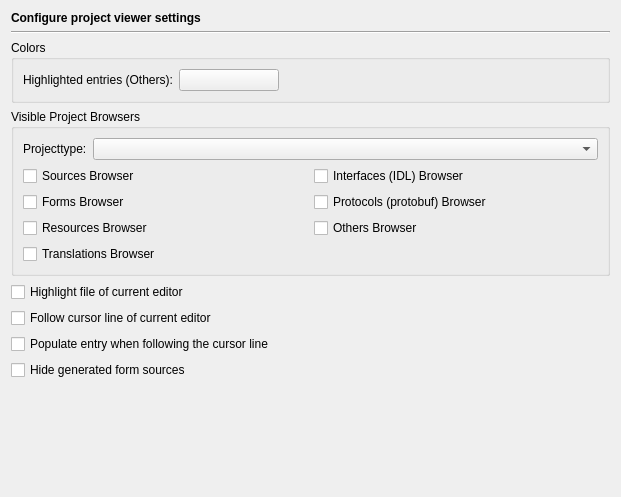
<?xml version="1.0" encoding="UTF-8"?>
<ui version="4.0">
 <class>ProjectBrowserPage</class>
 <widget class="QWidget" name="ProjectBrowserPage">
  <property name="geometry">
   <rect>
    <x>0</x>
    <y>0</y>
    <width>617</width>
    <height>497</height>
   </rect>
  </property>
  <layout class="QVBoxLayout" name="verticalLayout_2">
   <item>
    <widget class="QLabel" name="headerLabel">
     <property name="text">
      <string>&lt;b&gt;Configure project viewer settings&lt;/b&gt;</string>
     </property>
    </widget>
   </item>
   <item>
    <widget class="Line" name="line8">
     <property name="frameShape">
      <enum>QFrame::HLine</enum>
     </property>
     <property name="frameShadow">
      <enum>QFrame::Sunken</enum>
     </property>
     <property name="orientation">
      <enum>Qt::Horizontal</enum>
     </property>
    </widget>
   </item>
   <item>
    <widget class="QGroupBox" name="groupBox">
     <property name="title">
      <string>Colors</string>
     </property>
     <layout class="QHBoxLayout" name="horizontalLayout">
      <item>
       <widget class="QLabel" name="label">
        <property name="text">
         <string>Highlighted entries (Others):</string>
        </property>
       </widget>
      </item>
      <item>
       <widget class="QPushButton" name="pbHighlightedButton">
        <property name="minimumSize">
         <size>
          <width>100</width>
          <height>0</height>
         </size>
        </property>
        <property name="toolTip">
         <string>Select the color for highlighted entries in the Others viewer.</string>
        </property>
        <property name="text">
         <string/>
        </property>
       </widget>
      </item>
      <item>
       <spacer>
        <property name="orientation">
         <enum>Qt::Horizontal</enum>
        </property>
        <property name="sizeHint" stdset="0">
         <size>
          <width>40</width>
          <height>20</height>
         </size>
        </property>
       </spacer>
      </item>
     </layout>
    </widget>
   </item>
   <item>
    <widget class="QGroupBox" name="pbGroup">
     <property name="title">
      <string>Visible Project Browsers</string>
     </property>
     <layout class="QVBoxLayout" name="verticalLayout">
      <item>
       <layout class="QHBoxLayout">
        <item>
         <widget class="QLabel" name="label_6">
          <property name="text">
           <string>Projecttype:</string>
          </property>
         </widget>
        </item>
        <item>
         <widget class="QComboBox" name="projectTypeCombo">
          <property name="sizePolicy">
           <sizepolicy hsizetype="Expanding" vsizetype="Fixed">
            <horstretch>0</horstretch>
            <verstretch>0</verstretch>
           </sizepolicy>
          </property>
          <property name="toolTip">
           <string>Select the project type to be configured</string>
          </property>
         </widget>
        </item>
       </layout>
      </item>
      <item>
       <layout class="QGridLayout" name="gridLayout">
        <item row="0" column="0">
         <widget class="QCheckBox" name="sourcesBrowserCheckBox">
          <property name="toolTip">
           <string>Select to show the sources browser</string>
          </property>
          <property name="text">
           <string>Sources Browser</string>
          </property>
         </widget>
        </item>
        <item row="0" column="1">
         <widget class="QCheckBox" name="interfacesBrowserCheckBox">
          <property name="toolTip">
           <string>Select to show the interfaces (IDL) browser</string>
          </property>
          <property name="text">
           <string>Interfaces (IDL) Browser</string>
          </property>
         </widget>
        </item>
        <item row="1" column="0">
         <widget class="QCheckBox" name="formsBrowserCheckBox">
          <property name="toolTip">
           <string>Select to show the forms browser</string>
          </property>
          <property name="text">
           <string>Forms Browser</string>
          </property>
         </widget>
        </item>
        <item row="1" column="1">
         <widget class="QCheckBox" name="protocolsBrowserCheckBox">
          <property name="toolTip">
           <string>Select to show the protocols (protobuf) browser</string>
          </property>
          <property name="text">
           <string>Protocols (protobuf) Browser</string>
          </property>
         </widget>
        </item>
        <item row="2" column="0">
         <widget class="QCheckBox" name="resourcesBrowserCheckBox">
          <property name="toolTip">
           <string>Select to show the resources browser</string>
          </property>
          <property name="text">
           <string>Resources Browser</string>
          </property>
         </widget>
        </item>
        <item row="2" column="1">
         <widget class="QCheckBox" name="othersBrowserCheckBox">
          <property name="toolTip">
           <string>Select to show the browser for other files</string>
          </property>
          <property name="text">
           <string>Others Browser</string>
          </property>
         </widget>
        </item>
        <item row="3" column="0">
         <widget class="QCheckBox" name="translationsBrowserCheckBox">
          <property name="toolTip">
           <string>Select to show the translations browser</string>
          </property>
          <property name="text">
           <string>Translations Browser</string>
          </property>
         </widget>
        </item>
       </layout>
      </item>
     </layout>
    </widget>
   </item>
   <item>
    <widget class="QCheckBox" name="followEditorCheckBox">
     <property name="toolTip">
      <string>Select to make the project browsers highlight the file of the current editor.</string>
     </property>
     <property name="text">
      <string>Highlight file of current editor</string>
     </property>
    </widget>
   </item>
   <item>
    <widget class="QCheckBox" name="followCursorLineCheckBox">
     <property name="toolTip">
      <string>Select to follow the cursor line of the current editor</string>
     </property>
     <property name="text">
      <string>Follow cursor line of current editor</string>
     </property>
    </widget>
   </item>
   <item>
    <widget class="QCheckBox" name="autoPopulateCheckBox">
     <property name="toolTip">
      <string>Select to populate entries automatically when following the cursor line of the current editor</string>
     </property>
     <property name="text">
      <string>Populate entry when following the cursor line</string>
     </property>
    </widget>
   </item>
   <item>
    <widget class="QCheckBox" name="hideGeneratedCheckBox">
     <property name="toolTip">
      <string>Select to hide sources generated from form files</string>
     </property>
     <property name="text">
      <string>Hide generated form sources</string>
     </property>
    </widget>
   </item>
   <item>
    <spacer>
     <property name="orientation">
      <enum>Qt::Vertical</enum>
     </property>
     <property name="sizeHint" stdset="0">
      <size>
       <width>599</width>
       <height>21</height>
      </size>
     </property>
    </spacer>
   </item>
  </layout>
 </widget>
 <tabstops>
  <tabstop>pbHighlightedButton</tabstop>
  <tabstop>projectTypeCombo</tabstop>
  <tabstop>sourcesBrowserCheckBox</tabstop>
  <tabstop>formsBrowserCheckBox</tabstop>
  <tabstop>resourcesBrowserCheckBox</tabstop>
  <tabstop>translationsBrowserCheckBox</tabstop>
  <tabstop>interfacesBrowserCheckBox</tabstop>
  <tabstop>protocolsBrowserCheckBox</tabstop>
  <tabstop>othersBrowserCheckBox</tabstop>
  <tabstop>followEditorCheckBox</tabstop>
  <tabstop>followCursorLineCheckBox</tabstop>
  <tabstop>autoPopulateCheckBox</tabstop>
  <tabstop>hideGeneratedCheckBox</tabstop>
 </tabstops>
 <resources/>
 <connections/>
</ui>
